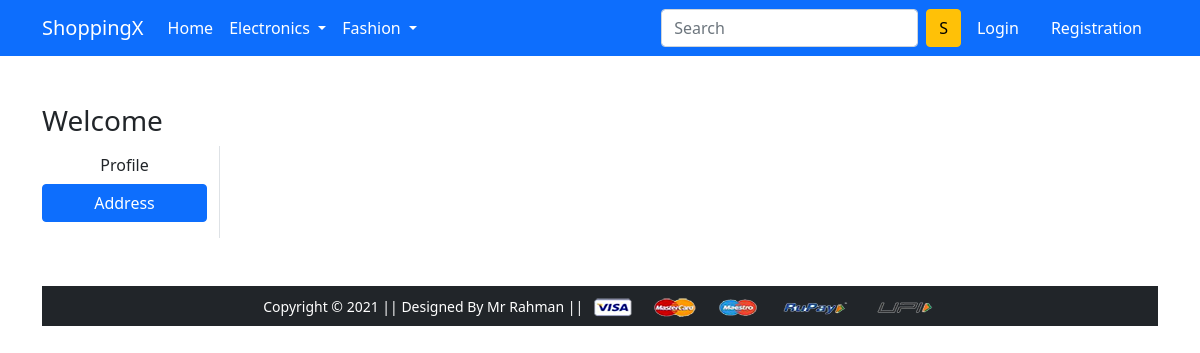
The page /address/ on the database as committed earlier.
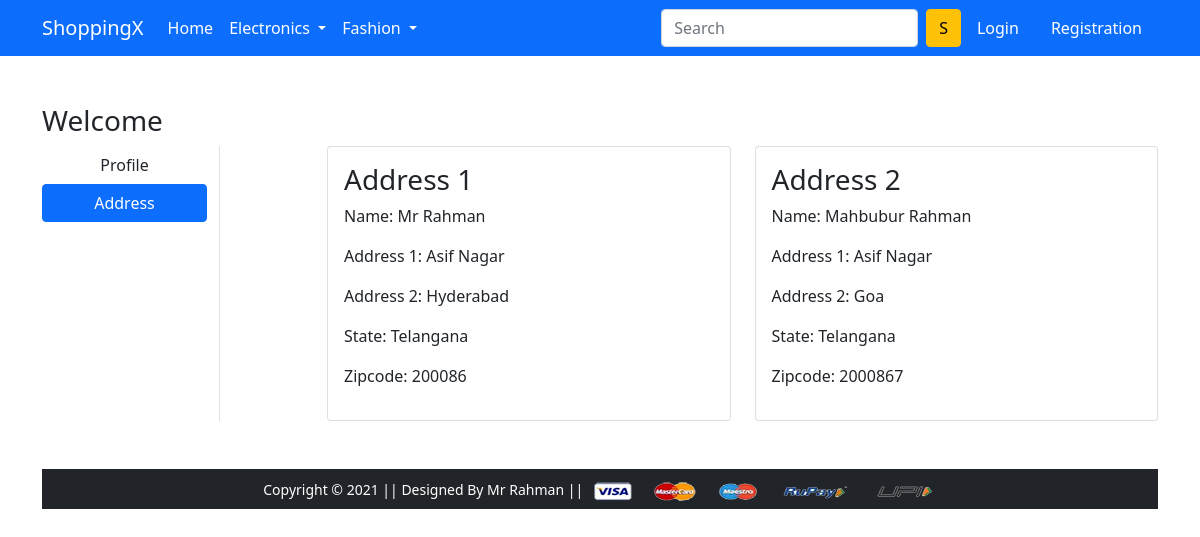
The same page on the database as committed later.
### app/models.py (models this page shows, shortened)
class Customer(models.Model):
    user = models.ForeignKey(User, on_delete=models.CASCADE)
    name = models.CharField(max_length=100)
    locality = models.CharField(max_length=64)
    city = models.CharField(max_length=54)
    zipcode = models.IntegerField()
    state = models.CharField(choices=STATE_CHOICES ,max_length=25)

### app/views.py (the view)
# urls.py: path('address/', views.address, name='address'),
def address(request):
    address=Customer.objects.all()
    return render(request, 'app/address.html',{'address':address}) #{'add':add})

### app/templates/app/address.html (shortened to what this page needs)
{% extends 'app/base.html' %}
{% load static %}
{% block main-content %}
<div class="container my-5">
 <div class="row">
 <h3>Welcome {{ request.user.username|capfirst }}</h3>
  <div class="col-sm-2 border-end">
   <ul class="list-unstyled">
    <li class="d-grid"><a href="{% url 'profile' %}" class="btn ">Profile</a></li>
    <li class="d-grid"><a href="{% url 'address' %}" class="btn btn-primary">Address</a></li>
   </ul>
  </div>
  <div class="col-sm-9 offset-sm-1">
   <div class="row">
    {% for addr in address %}
    <div class="col-sm-6">
     <div class="card">
      <div class="card-body">
        <h3>Address {{ forloop.counter }}</h3>
        <p>Name: {{ addr.name }}</p>
        <p>Address 1: {{ addr.locality }}</p>
        <p>Address 2: {{ addr.city }}</p>
        <p>State: {{ addr.state }}</p>
        <p>Zipcode: {{ addr.zipcode }}</p>
     </div>
    </div>
   </div>
   {% endfor %}
  </div>
 </div>
</div>
{% endblock main-content %}

Rows that differ between the two databases and show on the page:
added Customer: name "Mr Rahman", locality "Asif Nagar", city "Hyderabad", state "Telangana", zipcode "200086"
added Customer: name "Mahbubur Rahman", locality "Asif Nagar", city "Goa", state "Telangana", zipcode "2000867"
